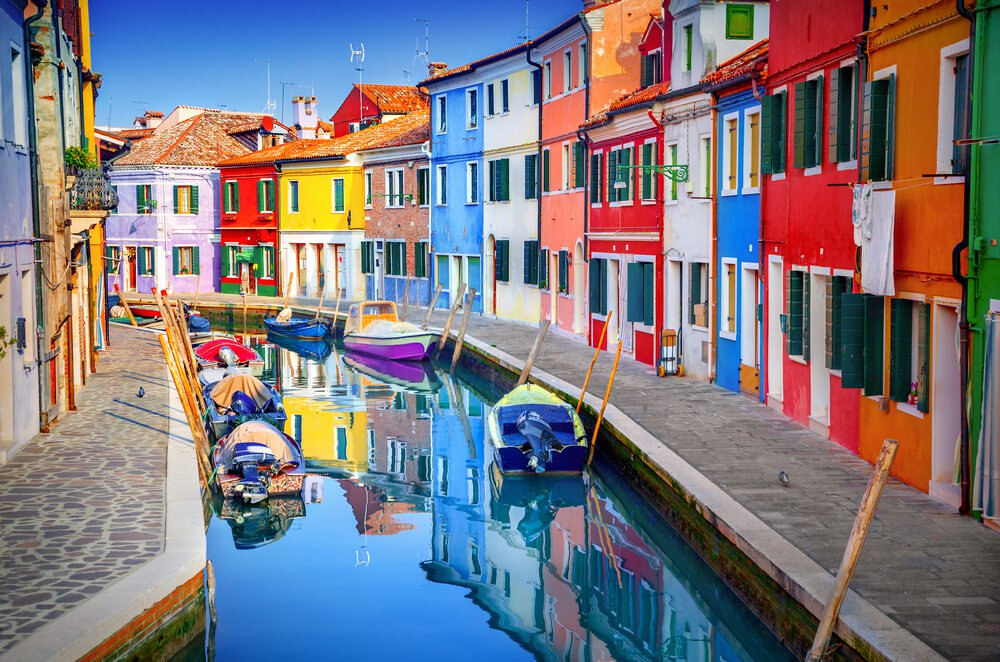
#> input picture color detection app/colorpic.jpg, 1000 x 662 px
$ python -i color_masker.py   (imports and definitions only)
#> lines starting #> are read from the running program, lines starting #| are printed output that depends on the picture; after the words box and inside, x2 and y2 are one past the last pixel; in counts of white or black regions, pixels touching at a corner belong together
### color detection app/src/utils/image_processing.py
"""
Image Processing and Color Space Utility Functions.
Includes perceptual luminance calculation, morphological cleanup, and color space transformations.
"""

from typing import Tuple
import cv2
import numpy as np


# [30 lines left out: function resize_with_aspect_ratio, not called in this run]


def rgb_to_hex(r: int, g: int, b: int) -> str:
    """Converts RGB integers (0-255) to a standard hex color string."""
    return f"#{int(r):02x}{int(g):02x}{int(b):02x}".upper()


# [28 lines left out: functions hex_to_rgb, rgb_to_lab, get_contrasting_text_color, not called in this run]


def apply_morphological_cleanup(mask: np.ndarray, kernel_size: Tuple[int, int] = (5, 5)) -> np.ndarray:
    """
    Applies morphological Opening (removes noise) and Closing (closes holes) on a binary mask.
    """
    kernel = cv2.getStructuringElement(cv2.MORPH_RECT, kernel_size)
    # Opening: erode then dilate (removes small false positives)
    opened = cv2.morphologyEx(mask, cv2.MORPH_OPEN, kernel)
    # Closing: dilate then erode (fills small holes inside detected contours)
    closed = cv2.morphologyEx(opened, cv2.MORPH_CLOSE, kernel)
    return closed

### color detection app/src/utils/logger.py
"""
Structured logging module for the ColorPulse Vision platform.
Provides consistent formatting and level filtering across core engines, GUI, and services.
"""

import logging
import sys
from pathlib import Path


def setup_logger(name: str = "ColorPulseVision", log_file: str | None = None, level: int = logging.INFO) -> logging.Logger:
    """
    Configures and returns a logger instance with formatted console and optional file handlers.

    Args:
        name: Name of the logger component.
        log_file: Optional path to output log file.
        level: Minimum log level (default: logging.INFO).

    Returns:
        logging.Logger: Configured logger.
    """
#> further down, picture is the input picture: shape (662, 1000, 3); mean B, G, R 127.2, 120.1, 124.8
    logger = logging.getLogger(name)
    if logger.handlers:
        return logger

    logger.setLevel(level)
    formatter = logging.Formatter(
        fmt="[%(asctime)s] [%(levelname)s] [%(name)s]: %(message)s",
        datefmt="%Y-%m-%d %H:%M:%S"
    )

    # Console handler
    console_handler = logging.StreamHandler(sys.stdout)
    console_handler.setFormatter(formatter)
    logger.addHandler(console_handler)

    # File handler (if specified)
    if log_file:
        log_path = Path(log_file)
        log_path.parent.mkdir(parents=True, exist_ok=True)
        file_handler = logging.FileHandler(str(log_path), encoding="utf-8")
        file_handler.setFormatter(formatter)
        logger.addHandler(file_handler)

    return logger


# Default application logger
app_logger = setup_logger()

### color detection app/src/core/color_masker.py
"""
Real-time Color Masking and Multi-Channel HSV Filter Engine.
Implements color isolation (bitwise AND filtering), multi-channel split views (Red, Green, Blue, Custom),
and interactive HSV range calibration.
"""

from dataclasses import dataclass
from enum import Enum
from typing import Dict, Optional, Tuple
import cv2
import numpy as np

from config.settings import VISION_CONFIG
from src.utils.image_processing import apply_morphological_cleanup


class MaskFilterType(Enum):
    """Supported color masking filter presets."""
    RED = "Red"
    GREEN = "Green"
    BLUE = "Blue"
    YELLOW = "Yellow"
    ORANGE = "Orange"
    PURPLE = "Purple"
    MULTI_GRID = "Multi-Channel Grid (RGB)"
    CUSTOM_HSV = "Custom HSV Calibration"


@dataclass
class MaskResult:
    """Encapsulates the outputs of a color masking operation."""
    isolated_frame: np.ndarray       # Bitwise-AND isolated color image (background blacked out)
    binary_mask: np.ndarray          # 2D uint8 binary mask (0 or 255)
    pixel_count: int                 # Number of non-zero pixels detected in mask
    coverage_percentage: float       # Percentage of total frame area matching the color


class ColorMaskEngine:
    """
    High-performance color isolation, masking, and HSV tuning engine.
    """

    def __init__(self):
        self.hsv_ranges = VISION_CONFIG.HSV_COLOR_RANGES
        self.kernel_size = VISION_CONFIG.MORPH_KERNEL_SIZE

    def apply_filter(
        self,
        frame: np.ndarray,
        filter_type: MaskFilterType = MaskFilterType.BLUE,
        custom_lower: Optional[np.ndarray] = None,
        custom_upper: Optional[np.ndarray] = None
    ) -> MaskResult:
        """
        Applies color isolation filter to a single video frame.

        Args:
            frame: Input BGR frame.
            filter_type: Desired MaskFilterType preset.
            custom_lower: Optional custom lower HSV bound (shape (3,)).
            custom_upper: Optional custom upper HSV bound (shape (3,)).

        Returns:
            MaskResult containing the bitwise-isolated image and binary mask.
        """
        hsv = cv2.cvtColor(frame, cv2.COLOR_BGR2HSV)
        h, w = frame.shape[:2]
        total_pixels = h * w

        if filter_type == MaskFilterType.CUSTOM_HSV:
            lower = custom_lower if custom_lower is not None else np.array([0, 50, 50], dtype=np.uint8)
            upper = custom_upper if custom_upper is not None else np.array([180, 255, 255], dtype=np.uint8)
            raw_mask = cv2.inRange(hsv, lower, upper)
            mask = apply_morphological_cleanup(raw_mask, self.kernel_size)

        elif filter_type == MaskFilterType.RED:
            config = self.hsv_ranges["Red"]
            m1 = cv2.inRange(hsv, config["lower1"], config["upper1"])
            m2 = cv2.inRange(hsv, config["lower2"], config["upper2"])
            raw_mask = cv2.bitwise_or(m1, m2)
            mask = apply_morphological_cleanup(raw_mask, self.kernel_size)

        else:
            color_name = filter_type.value
            config = self.hsv_ranges.get(color_name, self.hsv_ranges["Blue"])
            raw_mask = cv2.inRange(hsv, config["lower"], config["upper"])
            mask = apply_morphological_cleanup(raw_mask, self.kernel_size)

        # Bitwise-AND isolation (retains colored pixels, blacks out background)
        isolated = cv2.bitwise_and(frame, frame, mask=mask)

        pixel_count = int(cv2.countNonZero(mask))
        coverage = (pixel_count / total_pixels) * 100.0

        return MaskResult(
            isolated_frame=isolated,
            binary_mask=mask,
            pixel_count=pixel_count,
            coverage_percentage=round(coverage, 2)
        )

    def generate_multi_grid_view(self, frame: np.ndarray) -> np.ndarray:
        """
        Generates a 2x2 multi-channel monitoring grid:
        - Top-Left: Original Feed
        - Top-Right: Isolated Blue Mask
        - Bottom-Left: Isolated Red Mask
        - Bottom-Right: Isolated Green Mask
        """
        hsv = cv2.cvtColor(frame, cv2.COLOR_BGR2HSV)
#> hsv: shape (662, 1000, 3); mean H, S, V 79.1, 119.9, 163.6
        h, w = frame.shape[:2]
#> h = 662; w = 1000
        half_w, half_h = w // 2, h // 2
#> half_w = 500; half_h = 331

        # 1. Original (Top-Left)
        tl = cv2.resize(frame, (half_w, half_h))
        cv2.putText(tl, "Original Feed", (15, 30), cv2.FONT_HERSHEY_SIMPLEX, 0.7, (255, 255, 255), 2, cv2.LINE_AA)
#> tl: shape (331, 500, 3); mean B, G, R 127.9, 121.2, 126.3

        # 2. Blue Isolation (Top-Right)
        b_res = self.apply_filter(frame, MaskFilterType.BLUE)
#> in apply_filter, `raw_mask = cv2.inRange(hsv, config["lower"], config["upper"])`:
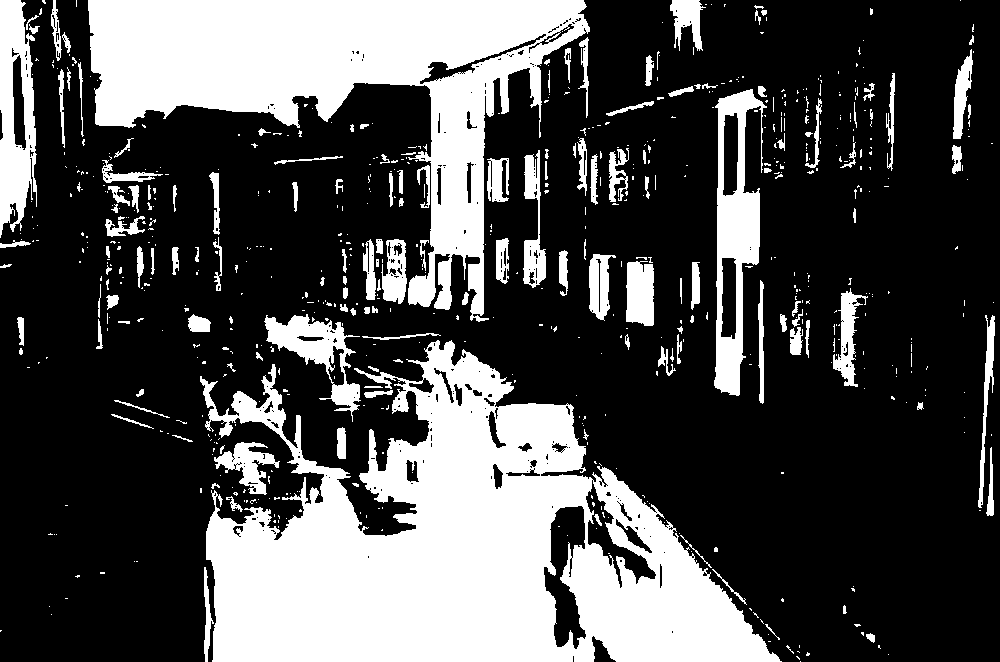
#> raw_mask: shape (662, 1000); 30.4% white; 692 white regions (537 under 20 px), largest, box (x1, y1, x2, y2) and area: (200, 340, 782, 662) 97901, (88, 0, 590, 322) 57925, (714, 89, 767, 396) 7272
#> in apply_morphological_cleanup, `opened = cv2.morphologyEx(mask, cv2.MORPH_OPEN, kernel)`: opened: shape (662, 1000); 27.5% white; 105 white regions, largest, box (x1, y1, x2, y2) and area: (206, 342, 780, 662) 92542, (88, 0, 585, 127) 42895, (408, 19, 588, 307) 12718
#> in apply_morphological_cleanup, `closed = cv2.morphologyEx(opened, cv2.MORPH_CLOSE, kernel)`: closed: shape (662, 1000); 28% white; 72 white regions, largest, box (x1, y1, x2, y2) and area: (204, 342, 780, 662) 94814, (88, 0, 588, 309) 57710, (714, 90, 762, 395) 7118
#> in apply_filter, `pixel_count = int(cv2.countNonZero(mask))`: pixel_count = 185397
#> in apply_filter, `coverage = (pixel_count / total_pixels) * 100.0`: coverage = 28.01
        tr = cv2.resize(b_res.isolated_frame, (half_w, half_h))
        cv2.putText(tr, f"Blue Mask ({b_res.coverage_percentage}%)", (15, 30), cv2.FONT_HERSHEY_SIMPLEX, 0.7, (255, 0, 0), 2, cv2.LINE_AA)
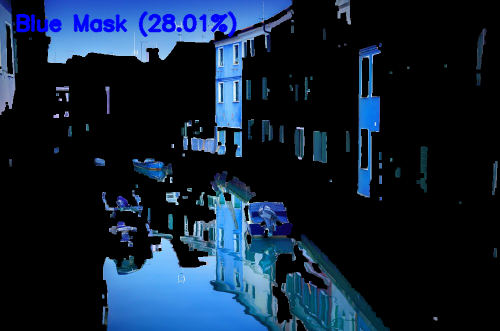
#> tr: shape (331, 500, 3); mean B, G, R 51.6, 32.8, 17.3

        # 3. Red Isolation (Bottom-Left)
        r_res = self.apply_filter(frame, MaskFilterType.RED)
#> in apply_filter (call 2), `m1 = cv2.inRange(hsv, config["lower1"], config["upper1"])`: m1: shape (662, 1000); 7% white; 1412 white regions (1200 under 20 px), largest, box (x1, y1, x2, y2) and area: (884, 164, 965, 328) 6539, (542, 12, 671, 139) 4373, (210, 158, 280, 286) 3128
#> in apply_filter (call 2), `m2 = cv2.inRange(hsv, config["lower2"], config["upper2"])`: m2: shape (662, 1000); 5.2% white; 781 white regions (715 under 20 px), largest, box (x1, y1, x2, y2) and area: (751, 0, 864, 406) 15897, (588, 112, 665, 233) 3465, (586, 234, 664, 366) 2128
#> in apply_filter (call 2), `raw_mask = cv2.bitwise_or(m1, m2)`: raw_mask: shape (662, 1000); 12.3% white; 1156 white regions (980 under 20 px), largest, box (x1, y1, x2, y2) and area: (699, 0, 957, 406) 21967, (541, 0, 674, 366) 13865, (884, 164, 965, 331) 6769
#> in apply_morphological_cleanup (call 2), `opened = cv2.morphologyEx(mask, cv2.MORPH_OPEN, kernel)`: opened: shape (662, 1000); 9.2% white; 101 white regions (1 under 20 px), largest, box (x1, y1, x2, y2) and area: (706, 0, 864, 358) 19817, (893, 182, 965, 298) 5529, (586, 154, 665, 366) 5494
#> in apply_morphological_cleanup (call 2), `closed = cv2.morphologyEx(opened, cv2.MORPH_CLOSE, kernel)`: closed: shape (662, 1000); 9.4% white; 69 white regions (1 under 20 px), largest, box (x1, y1, x2, y2) and area: (706, 0, 864, 358) 19947, (540, 18, 671, 366) 16125, (893, 182, 965, 325) 6015
        bl = cv2.resize(r_res.isolated_frame, (half_w, half_h))
        cv2.putText(bl, f"Red Mask ({r_res.coverage_percentage}%)", (15, 30), cv2.FONT_HERSHEY_SIMPLEX, 0.7, (0, 0, 255), 2, cv2.LINE_AA)
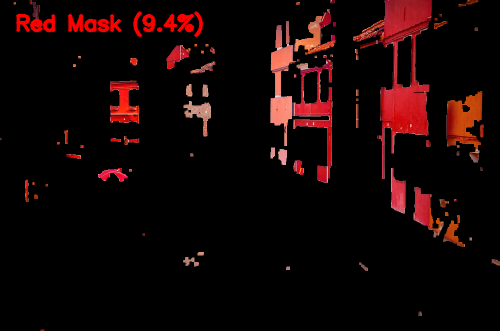
#> bl: shape (331, 500, 3); mean B, G, R 5.1, 5.5, 20.3

        # 4. Green Isolation (Bottom-Right)
        g_res = self.apply_filter(frame, MaskFilterType.GREEN)
#> in apply_filter (call 3), `raw_mask = cv2.inRange(hsv, config["lower"], config["upper"])`: raw_mask: shape (662, 1000); 3.7% white; 722 white regions (603 under 20 px), largest, box (x1, y1, x2, y2) and area: (964, 140, 1000, 504) 6775, (969, 9, 1000, 140) 3417, (725, 3, 756, 40) 986
#> in apply_morphological_cleanup (call 3), `opened = cv2.morphologyEx(mask, cv2.MORPH_OPEN, kernel)`: opened: shape (662, 1000); 2.3% white; 51 white regions, largest, box (x1, y1, x2, y2) and area: (967, 143, 1000, 459) 6510, (970, 10, 1000, 140) 3380, (726, 3, 755, 40) 924
#> in apply_morphological_cleanup (call 3), `closed = cv2.morphologyEx(opened, cv2.MORPH_CLOSE, kernel)`: closed: shape (662, 1000); 2.4% white; 43 white regions, largest, box (x1, y1, x2, y2) and area: (967, 0, 1000, 459) 10239, (726, 3, 755, 40) 930, (235, 247, 264, 277) 520
#> in apply_filter (call 3), `isolated = cv2.bitwise_and(frame, frame, mask=mask)`:
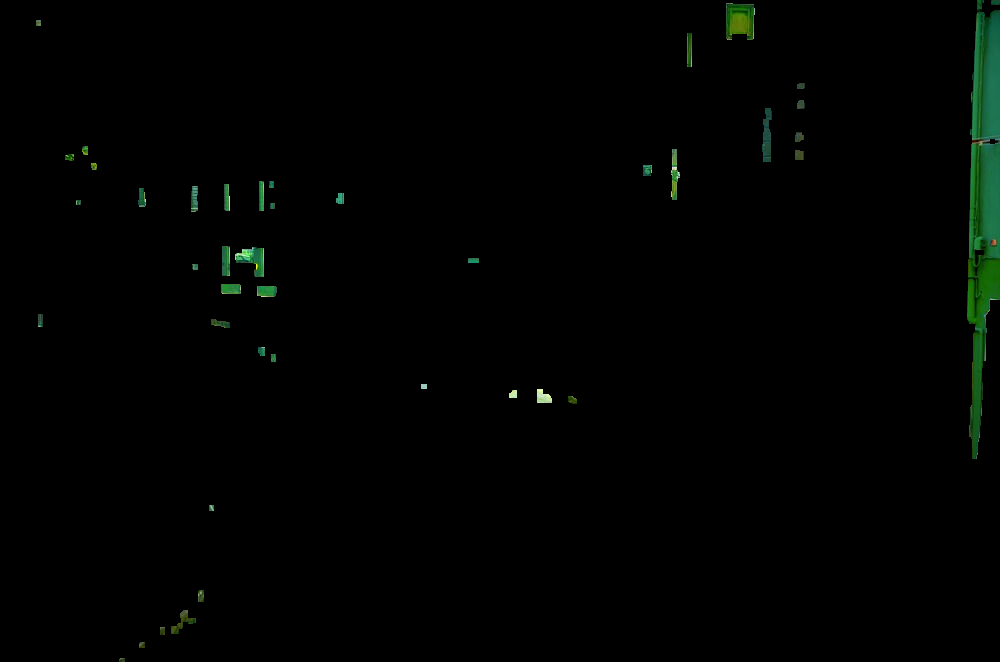
#> isolated: shape (662, 1000, 3); mean B, G, R 1.2, 2.5, 0.9
#> in apply_filter (call 3), `pixel_count = int(cv2.countNonZero(mask))`: pixel_count = 15626
#> in apply_filter (call 3), `coverage = (pixel_count / total_pixels) * 100.0`: coverage = 2.36
        br = cv2.resize(g_res.isolated_frame, (half_w, half_h))
        cv2.putText(br, f"Green Mask ({g_res.coverage_percentage}%)", (15, 30), cv2.FONT_HERSHEY_SIMPLEX, 0.7, (0, 255, 0), 2, cv2.LINE_AA)
#> br: shape (331, 500, 3); mean B, G, R 1.2, 5.5, 0.9

        # Assemble 2x2 grid
        top_row = np.hstack([tl, tr])
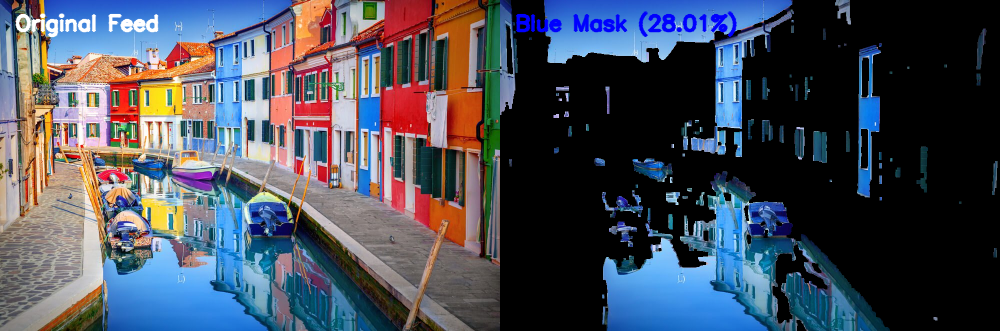
#> top_row: shape (331, 1000, 3); mean B, G, R 89.8, 77, 71.8
        bottom_row = np.hstack([bl, br])
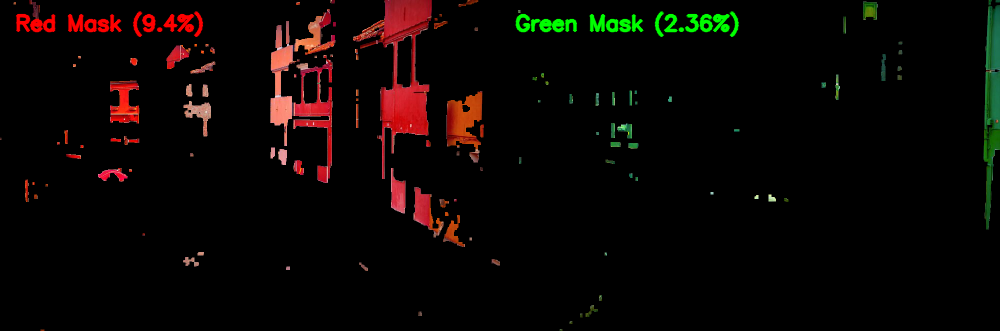
#> bottom_row: shape (331, 1000, 3); mean B, G, R 3.1, 5.5, 10.6
        grid = np.vstack([top_row, bottom_row])
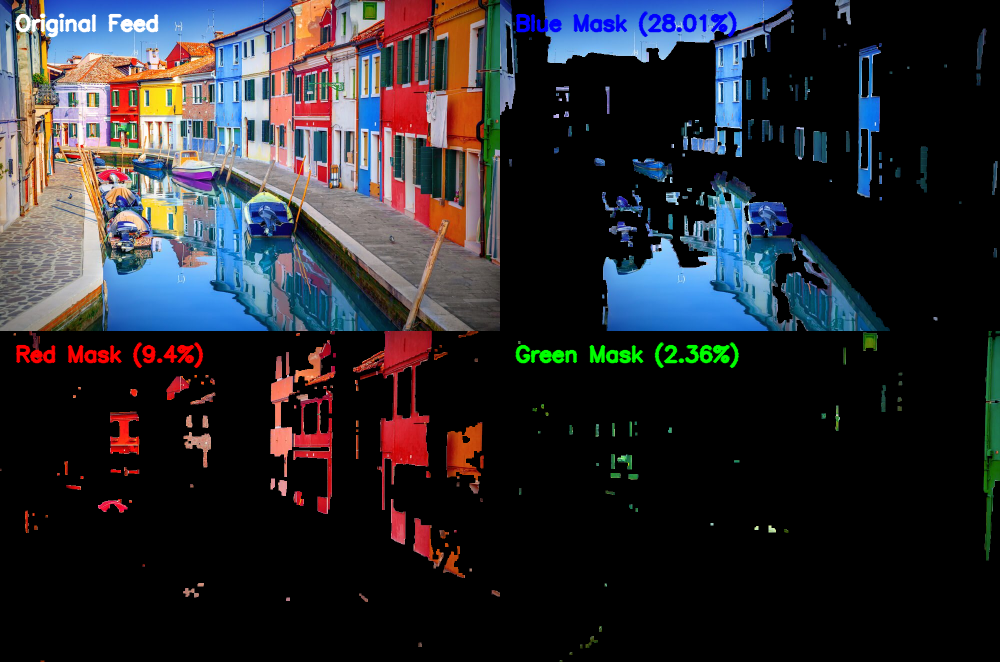
#> grid: shape (662, 1000, 3); mean B, G, R 46.4, 41.3, 41.2

        return grid

>>> import cv2
>>> picture = cv2.imread('../../colorpic.jpg')
>>> result = ColorMaskEngine().generate_multi_grid_view(picture)
